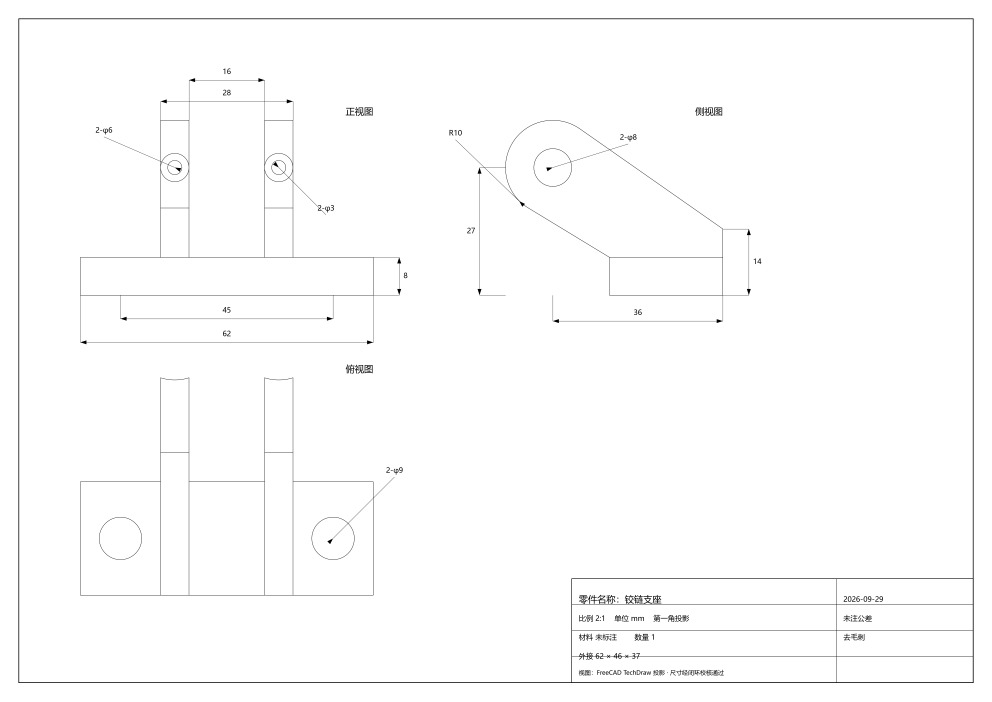
#> input picture bracket_drawing.png, 4960 x 3507 px (shown at 1/5 size)
$ python -i annotation.py   (imports and definitions only)
#> lines starting #> are read from the running program, lines starting #| are printed output that depends on the picture; after the words box and inside, x2 and y2 are one past the last pixel; in counts of white or black regions, pixels touching at a corner belong together
### 图纸解析工具/dwg_parser/geometry.py
# -*- coding: utf-8 -*-
r"""
几何层提取器（Geometry Layer Extractor）
=========================================
对应 Drawing-Recode 的「几何编码器」（原论文用 CLIP ViT-L/14）。

本实现不依赖神经网络，用「两级传统 CV」替代：

  一级 —— 找圆心（proposal）
     霍夫圆（HoughCircles） + 高圆度轮廓（findContours），两路互相补盲。
     再对每个候选做**圆周覆盖率验证**：真圆的圆周应大部分落在墨线上，
     而文字/交叉线里冒出来的假圆覆盖率极低。这一步把上百个假圆清到个位数。

  二级 —— 找同心圆（refine）
     在一个已验证的圆心上做**径向扫描**，用「最长连续弧」判据找出所有
     同心圆环。这一步能捞出被其它线穿插、一级检测漏掉的圆（如 Φ75 小孔、
     中心 Φ150 内环），因为真圆即使被遮挡也必有较长的一段连续弧。

产出：几何表（每条几何要素的 类型/几何参数/中心坐标）
"""
import cv2
import numpy as np


# ----------------------------------------------------------------------
# 读图 / 二值化
# ----------------------------------------------------------------------
def load_binary(path, denoise=True):
    """读图 → 灰度 → 二值化（黑线白底 → 反转成 线=白）。"""
#> called with path = '../../bracket_drawing.png', denoise = True
    img = cv2.imread(path, cv2.IMREAD_GRAYSCALE)
#> img is the input picture: shape (3507, 4960); min 0, max 255, mean 252.4
    if img is None:
        raise FileNotFoundError("读不到图片: %s" % path)
    # 图纸是纯黑白线图，用全局阈值即可（自适应反而在空白处生噪）
    _, bw = cv2.threshold(img, 200, 255, cv2.THRESH_BINARY_INV)
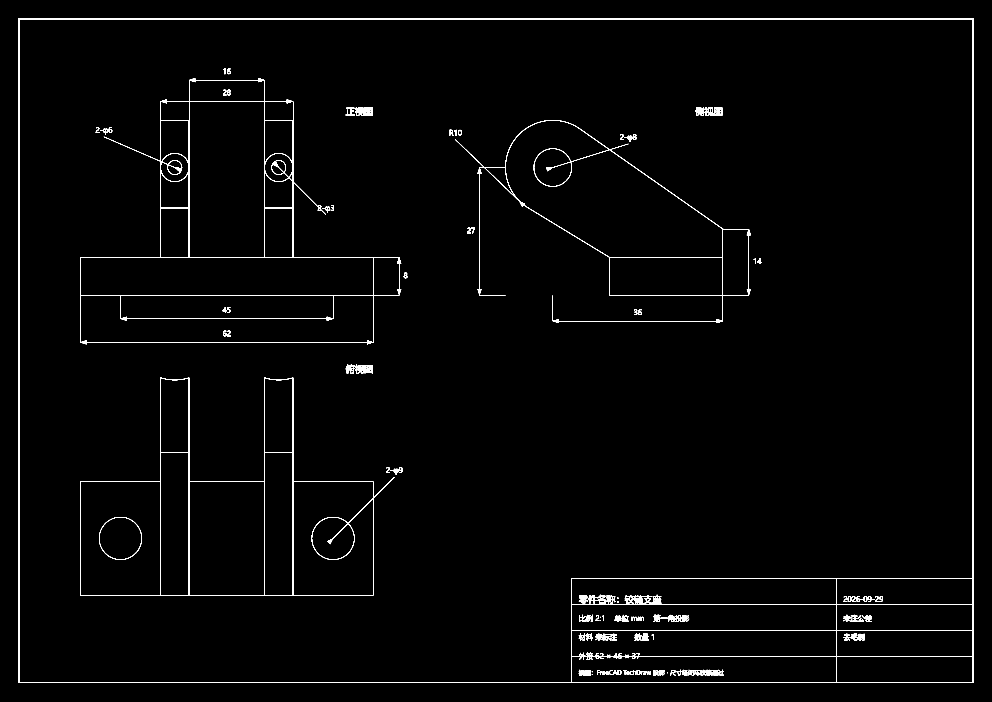
#> bw: shape (3507, 4960) (shown at 1/5 size); 1.1% white; 207 white regions (9 under 20 px), largest, box (x1, y1, x2, y2) and area: (92, 92, 4868, 3415) 87677, (401, 391, 2006, 1722) 26618, (401, 1888, 1973, 2977) 19933
    if denoise:
        bw = cv2.medianBlur(bw, 3)
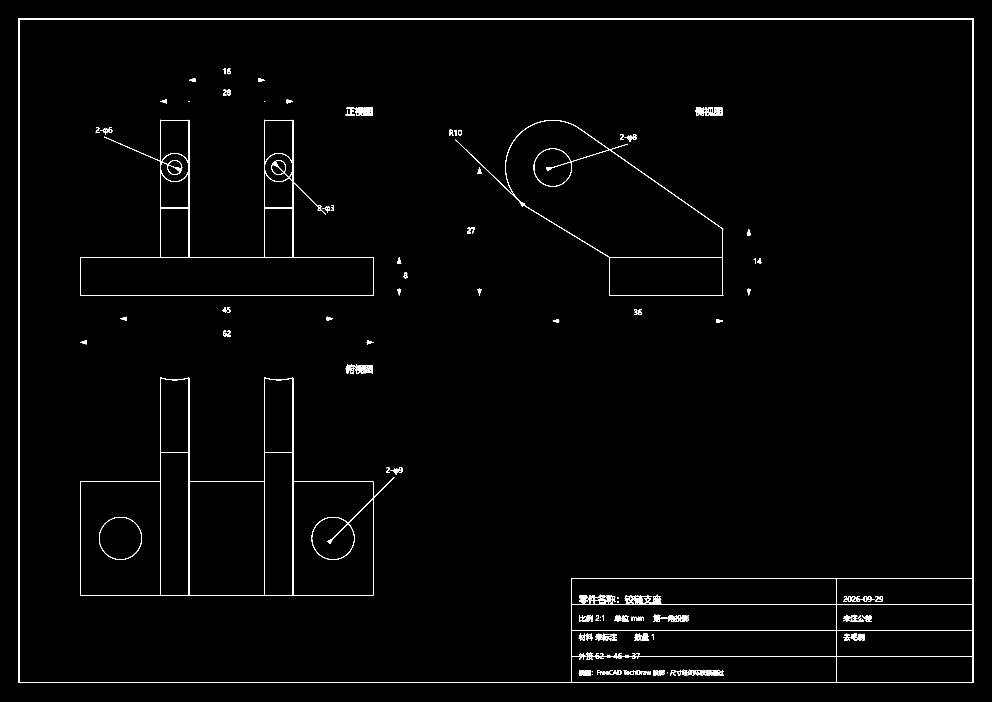
#> bw: shape (3507, 4960) (shown at 1/5 size); 1.1% white; 184 white regions (9 under 20 px), largest, box (x1, y1, x2, y2) and area: (92, 92, 4868, 3415) 87749, (401, 1888, 1972, 2977) 19957, (401, 599, 1868, 1478) 18109
    return img, bw


# [16 lines left out: functions _ink_mask, _circum_profile, not called in this run]


def _coverage(cx, cy, r, ink, h, w, npoints=720):
    """圆周落在墨线上的比例（0~1）。"""
    return float(_circum_profile(cx, cy, r, ink, h, w, npoints).mean())


# [286 lines left out: functions _longest_arc, _refine_circle, _propose_by_hough, _propose_by_contour, _merge_centers, _radial_sweep and 6 more, not called in this run]

### 图纸解析工具/dwg_parser/annotation.py
# -*- coding: utf-8 -*-
r"""
标注层提取器（Annotation Layer Extractor）
===========================================
对应 Drawing-Recode 的「YOLO 检测标注框 + SVTR 文字识别」。

本实现不依赖神经网络，改用：
  - 标注框检测 → 形态学「闭运算」把同一处的字符连成块 + 连通域分析
  - 文字识别   → tesseract OCR（--psm 7 单行），并做符号归一化
  - 符号修复   → φ/Φ/⌀ 常被 OCR 吞掉或误认，用「数字前孤立细笔画」规则补回
  - 中文过滤   → 视图名（主视图/俯视图/轴测图）、标题栏等非尺寸文本剔除

产出：标注表（每条标注的 文字 / 中心坐标 / 边界框 / 类型）
"""
import subprocess
import os
import tempfile
import re

import cv2
import numpy as np


# 尺寸标注的语义分类（图纸上的符号约定）
_SYMBOL_RULES = [
    (r'^([\d.]+)\s*[×xX*]\s*[Φφ⌀Øøϕ]\s*([\d.]+)$', "pattern_dia"),  # 4×Φ8
    (r'^[Rr]\s*([\d.]+)$',              "radius"),      # R6 / R400
    (r'^[Φφ⌀Øøϕ]\s*([\d.]+)$',          "diameter"),    # φ300 / Φ8
    (r'^[Cc]\s*([\d.]+)$',              "chamfer"),     # C1
    (r'^[Mm]\s*([\d.]+)$',              "thread"),      # M8
    (r'^\d+\s*:\s*\d+$',                "scale"),       # 1:4
    (r'^([\d.]+)\s*[±\+\-]\s*([\d.]+)$', "tolerance"),  # 10±0.05
    (r'^([\d.]+)$',                     "linear"),      # 纯数字
]

# 直径符号的各种写法（tesseract 可能吐出任一种）
_DIA_SYMS = "Φφ⌀Øøϕɸ𝛷𝜙"
_RAD_SYMS = "Rr"


# [37 lines left out: functions classify, normalize, is_cjk, not called in this run]


def has_cjk(text):
    return any(is_cjk(c) for c in (text or ""))


# ----------------------------------------------------------------------
# 标注框检测
# ----------------------------------------------------------------------
def remove_lines(bw, min_len=70, thickness=7):
    """
    把图上的长直线（尺寸线/引线/轮廓）抹掉，只留文字。

    标注文字常与尺寸线/引线相接触，直接做连通域会把「文字+线」连成一块，
    导致文字无法切分。这里先用 HoughLinesP 找出所有长直线，再按线宽抹去，
    剩下的就是孤立的字形。注意：抹线会有副作用（圆的直线部分也被抹），
    所以这个清理版只用于**标注框检测**，不用于几何层。
    """
#> called with min_len = 70, thickness = 7
    h, w = bw.shape
    lines = cv2.HoughLinesP(bw, 1, np.pi / 360, threshold=60,
                            minLineLength=min_len, maxLineGap=4)
#> lines = 135 rows, first 6: [92, 94, 4867, 94], [92, 3411, 4867, 3411], [92, 95, 4867, 95], [92, 3413, 4867, 3413], [92, 93, 4867, 93], [93, 92, 4866, 92]
    mask = np.zeros_like(bw)
    if lines is not None:
        for x1, y1, x2, y2 in np.asarray(lines).reshape(-1, 4):
            cv2.line(mask, (int(x1), int(y1)), (int(x2), int(y2)), 255, thickness)
#> this loop made 135 passes
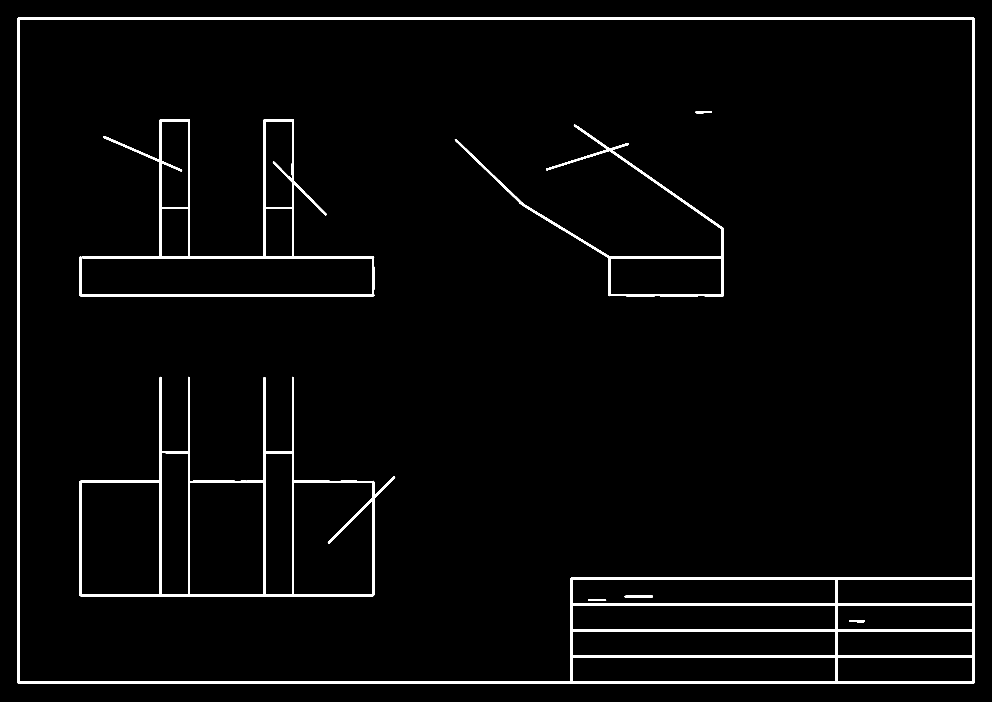
#> mask: shape (3507, 4960) (shown at 1/5 size); 2.8% white; 8 white regions, largest, box (x1, y1, x2, y2) and area: (88, 88, 4872, 3419) 286449, (397, 1884, 1976, 2981) 87578, (397, 595, 1872, 1482) 70056
    return cv2.bitwise_and(bw, cv2.bitwise_not(mask))
#> returned value: shape (3507, 4960); 0.33% white; 256 white regions (30 under 20 px), largest, box (x1, y1, x2, y2) and area: (495, 2585, 710, 2799) 1529, (3173, 3168, 3244, 3203) 1527, (1558, 2585, 1773, 2799) 1505
#> (the rest of the program and of its run is left out)
